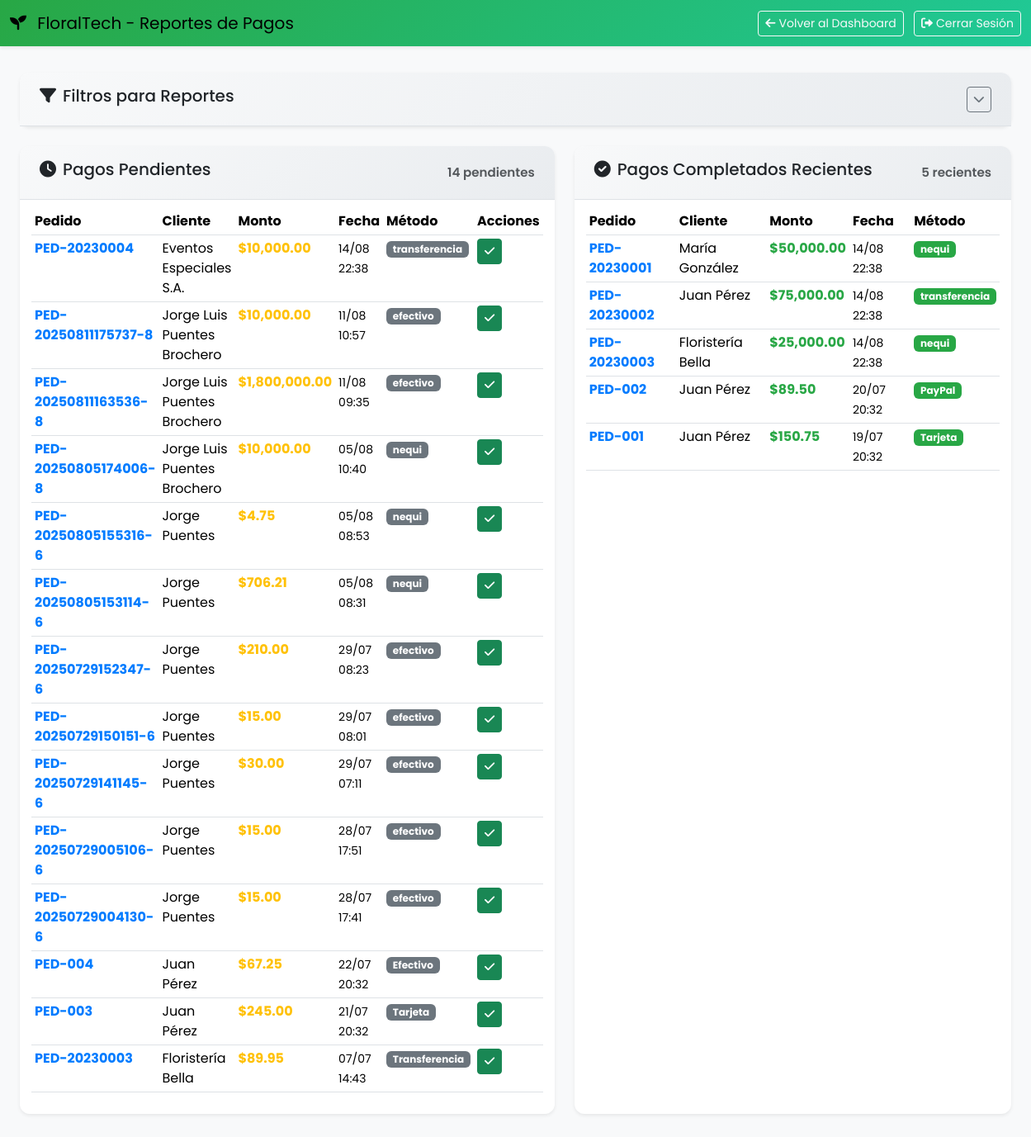
The app's page /index.php?ctrl=CempleadoPagos&action=reportes (signed in), older data.
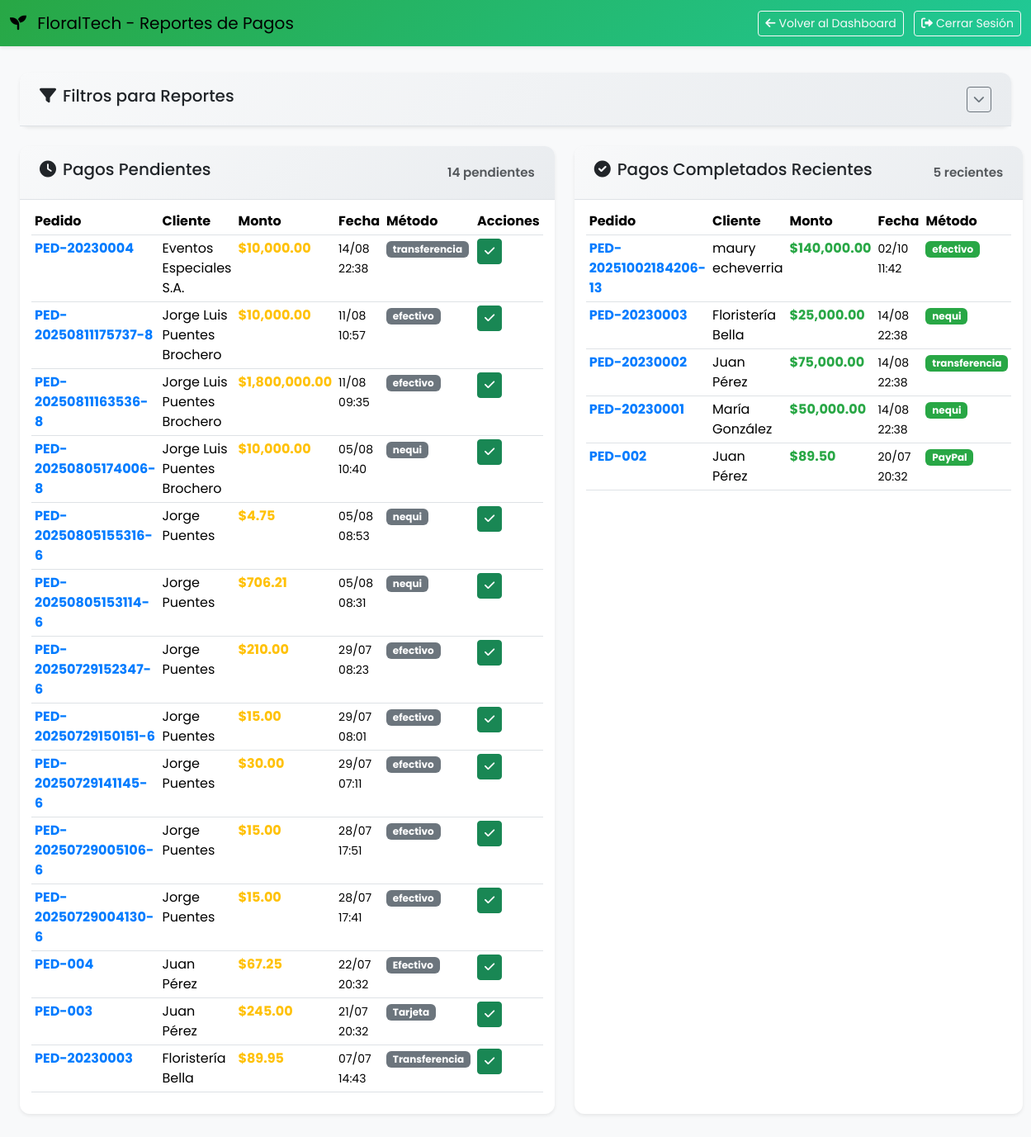
The same page, newer data.
### tables this page shows
CREATE TABLE `pagos` (
  `idpago` int(11) NOT NULL,
  `fecha_pago` datetime DEFAULT current_timestamp(),
  `metodo_pago` varchar(50) NOT NULL,
  `estado_pag` varchar(255) DEFAULT 'Pendiente',
  `monto` decimal(10,2) NOT NULL,
  `ped_idped` int(11) NOT NULL,
  `transaccion_id` varchar(255) DEFAULT NULL,
  `comprobante_transferencia` varchar(255) DEFAULT NULL,
  `verificado_por` int(11) DEFAULT NULL,
  `fecha_verificacion` datetime DEFAULT NULL
);

### controllers/CempleadoPagos.php (called while the page is built, shortened)
<?php
class CempleadoPagos {
    private $db;
    public function __construct() {
        require_once 'models/conexion.php';
        $conn = new conexion();
        $this->db = $conn->get_conexion();
    }
    public function reportes() {
        try {
            $filtros = $this->obtenerFiltros();
            $pagosPendientes = $this->obtenerPagosPendientes($filtros);
            $pagosCompletados = $this->obtenerPagosCompletadosRecientes($filtros);
            include 'views/empleado/reportes_pagos.php';
        } catch (Exception $e) {
            error_log("Error en reportes: " . $e->getMessage());
            $_SESSION['mensaje'] = "Ocurrió un error al cargar los reportes de pagos";
            $_SESSION['tipo_mensaje'] = "error";
            header("Location: index.php?ctrl=empleado&action=dashboard");
            exit();
        }
    }
    private function obtenerFiltros() {
        return [
            'fecha_inicio' => $_GET['fecha_inicio'] ?? '',
            'fecha_fin' => $_GET['fecha_fin'] ?? '',
            'estado' => $_GET['estado'] ?? '',
            'cliente' => $_GET['cliente'] ?? '',
            'metodo_pago' => $_GET['metodo_pago'] ?? '',
            'limite' => (int)($_GET['limite'] ?? 20)
        ];
    }
    private function construirFiltroSQL($filtros, $alias = 'pg') {
        $condiciones = [];
        $parametros = [];
        return [
            'where' => !empty($condiciones) ? 'AND ' . implode(' AND ', $condiciones) : '',
            'parametros' => $parametros
        ];
    }
    private function obtenerPagosPendientes($filtros = []) {
        try {
            $filtroSQL = $this->construirFiltroSQL($filtros);
            $stmt = $this->db->prepare("
                SELECT
                    pg.*,
                    COALESCE(p.numped, CONCAT('PED-', pg.ped_idped)) as numped,
                    COALESCE(c.nombre, 'Cliente no encontrado') as cliente_nombre,
                    COALESCE(pg.transaccion_id, '') as referencia_pago,
                    COALESCE(pg.comprobante_transferencia, '') as observaciones
                FROM pagos pg
                LEFT JOIN ped p ON pg.ped_idped = p.idped
                LEFT JOIN cli c ON p.cli_idcli = c.idcli
                WHERE pg.estado_pag = 'Pendiente' {$filtroSQL['where']}
                ORDER BY pg.fecha_pago DESC
                LIMIT {$filtros['limite']}
            ");
            $stmt->execute($filtroSQL['parametros']);
            return $stmt->fetchAll(PDO::FETCH_ASSOC);
        } catch (Exception $e) {
            error_log("Error en obtenerPagosPendientes: " . $e->getMessage());
            return [];
        }
    }
    private function obtenerPagosCompletadosRecientes($filtros = []) {
        try {
            $filtroSQL = $this->construirFiltroSQL($filtros);
            $stmt = $this->db->prepare("
                SELECT
                    pg.*,
                    COALESCE(p.numped, CONCAT('PED-', pg.ped_idped)) as numped,
                    COALESCE(c.nombre, 'Cliente no encontrado') as cliente_nombre,
                    COALESCE(pg.transaccion_id, '') as referencia_pago,
                    COALESCE(pg.comprobante_transferencia, '') as observaciones_empleado
                FROM pagos pg
                LEFT JOIN ped p ON pg.ped_idped = p.idped
                LEFT JOIN cli c ON p.cli_idcli = c.idcli
                WHERE pg.estado_pag = 'Completado' {$filtroSQL['where']}
                ORDER BY pg.fecha_pago DESC
                LIMIT {$filtros['limite']}
            ");
            $stmt->execute($filtroSQL['parametros']);
            return $stmt->fetchAll(PDO::FETCH_ASSOC);
        } catch (Exception $e) {
            error_log("Error en obtenerPagosCompletadosRecientes: " . $e->getMessage());
            return [];
        }
    }
}
?>

### index.php (called while the page is built, shortened)
<?php
require_once 'models/conexion.php';
require_once 'models/data.php';
$action = isset($_GET['action']) ? $_GET['action'] : 'index';
try {
    $controller = new $controllerClass();
    $controller->$action();
} catch (Exception $e) {
    die("Error: " . $e->getMessage());
}
?>

### models/data.php (called while the page is built)
<?php
$host = "localhost";
$db = "flores";
$user = "root";
$pass = "";

### models/conexion.php (called while the page is built, shortened)
<?php
class conexion{
	protected $db;
	public function __construct() {
		try {
			include(__DIR__ . "/data.php");
			$this->db = new PDO("mysql:host=$host;dbname=$db;charset=utf8", $user, $pass);
			$this->db->setAttribute(PDO::ATTR_ERRMODE, PDO::ERRMODE_EXCEPTION);
			$this->db->setAttribute(PDO::ATTR_DEFAULT_FETCH_MODE, PDO::FETCH_ASSOC);
		} catch (PDOException $e) {
			$error_msg = "Error de conexión a la base de datos: " . $e->getMessage();
			error_log($error_msg);
			if (strpos($e->getMessage(), 'Connection refused') !== false) {
				throw new Exception("Error: No se puede conectar al servidor MySQL. Asegúrate de que XAMPP esté ejecutándose.");
			} elseif (strpos($e->getMessage(), 'Unknown database') !== false) {
				throw new Exception("Error: La base de datos 'flores' no existe. Por favor, crea la base de datos primero.");
			} elseif (strpos($e->getMessage(), 'Access denied') !== false) {
				throw new Exception("Error: Acceso denegado. Verifica el usuario y contraseña de la base de datos.");
			} else {
				throw new Exception("Error de conexión a la base de datos: " . $e->getMessage());
			}
		} catch (Exception $e) {
			error_log("Error de configuración: " . $e->getMessage());
			throw new Exception("Error de configuración: " . $e->getMessage());
		}
	}
	public function get_conexion(){
		return $this->db;
	}
}

### views/empleado/reportes_pagos.php (the view, shortened to what the changed rows need)
<?php
$pagosCompletadosRecientes = isset($pagosCompletados) ? array_slice($pagosCompletados, 0, 5) : [];
?>
<!DOCTYPE html>
<html lang="es">
<head>
    <link href="https://cdn.jsdelivr.net/npm/bootstrap@5.3.6/dist/css/bootstrap.min.css" rel="stylesheet">
    <link rel="stylesheet" href="assets/dashboard-general.css">
    <link href="https://cdnjs.cloudflare.com/ajax/libs/font-awesome/6.0.0/css/all.min.css" rel="stylesheet">
</head>
<body>
    <div class="main-content">
        <div class="content-grid">
            <div class="content-card">
                <div class="card-body">
                    <?php if (empty($pagosPendientes)): ?>
                        <div class="empty-state">
                            <i class="fas fa-check-circle"></i>
                            <h4>¡Excelente!</h4>
                            <p>No hay pagos pendientes</p>
                        </div>
                    <?php else: ?>
                        <div class="table-responsive">
                            <table class="table table-hover table-sm">
                                <thead>
                                    <tr>
                                        <th>Pedido</th>
                                        <th>Cliente</th>
                                        <th>Monto</th>
                                        <th>Fecha</th>
                                        <th>Método</th>
                                        <th>Acciones</th>
                                    </tr>
                                </thead>
                                <tbody>
                                    <?php foreach ($pagosPendientes as $pago): ?>
                                    <tr>
                                        <td><strong class="text-primary"><?= htmlspecialchars($pago['numped']) ?></strong></td>
                                        <td><?= htmlspecialchars($pago['cliente_nombre']) ?></td>
                                        <td><strong class="text-warning">$<?= number_format($pago['monto'], 2) ?></strong></td>
                                        <td><small><?= date('d/m H:i', strtotime($pago['fecha_pago'])) ?></small></td>
                                        <td><span class="badge bg-secondary"><?= htmlspecialchars($pago['metodo_pago']) ?></span></td>
                                        <td>
                                            <form method="POST" action="index.php?ctrl=CempleadoPagos&action=actualizarEstadoPago" style="display: inline;">
                                                <button type="submit" class="btn btn-success btn-sm" onclick="return confirm('¿Marcar como completado?')">
                                                    <i class="fas fa-check"></i>
                                                </button>
                                            </form>
                                        </td>
                                    </tr>
                                    <?php endforeach; ?>
                                </tbody>
                            </table>
                        </div>
                    <?php endif; ?>
                </div>
            </div>
            <div class="content-card">
                <div class="card-body">
                    <?php if (empty($pagosCompletadosRecientes)): ?>
                        <div class="empty-state">
                            <i class="fas fa-info-circle"></i>
                            <h4>Sin pagos completados</h4>
                            <p>No hay pagos completados recientes</p>
                        </div>
                    <?php else: ?>
                        <div class="table-responsive">
                            <table class="table table-hover table-sm">
                                <thead>
                                    <tr>
                                        <th>Pedido</th>
                                        <th>Cliente</th>
                                        <th>Monto</th>
                                        <th>Fecha</th>
                                        <th>Método</th>
                                    </tr>
                                </thead>
                                <tbody>
                                    <?php foreach ($pagosCompletadosRecientes as $pago): ?>
                                    <tr>
                                        <td><strong class="text-primary"><?= htmlspecialchars($pago['numped']) ?></strong></td>
                                        <td><?= htmlspecialchars($pago['cliente_nombre']) ?></td>
                                        <td><strong class="text-success">$<?= number_format($pago['monto'], 2) ?></strong></td>
                                        <td><small><?= date('d/m H:i', strtotime($pago['fecha_pago'])) ?></small></td>
                                        <td><span class="badge bg-success"><?= htmlspecialchars($pago['metodo_pago']) ?></span></td>
                                    </tr>
                                    <?php endforeach; ?>
                                </tbody>
                            </table>
                        </div>
                    <?php endif; ?>
                </div>
            </div>
        </div>
    </div>
</body>
</html>

Row changes from the older to the newer data that the page shows:
no longer on this page (row unchanged): pagos: numped "PED-001", cliente_nombre "Juan Pérez", monto "150.75", fecha_pago "19/07 20:32", metodo_pago "Tarjeta", shown under "Pagos Completados Recientes"
added pagos: numped "PED-20251002184206-13", cliente_nombre "maury echeverria", monto "140,000.00", fecha_pago "02/10 11:42", metodo_pago "efectivo", shown under "Pagos Completados Recientes"
shown differently, row unchanged: pagos (number 16 of 19 on the later page): moves up the list
shown differently, row unchanged: pagos (number 17 of 19 on the later page): moves down the list
